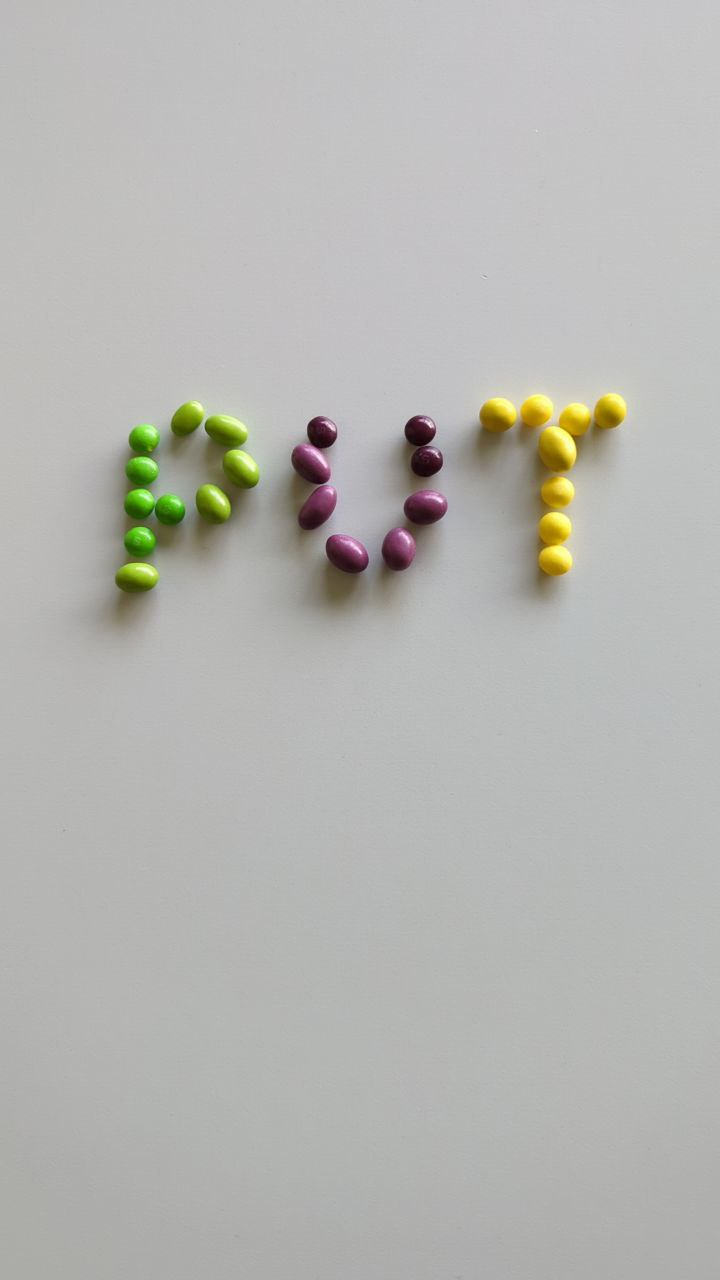
#> input picture data/00.jpg, 720 x 1280 px; its folder holds only this picture in this run
$ python inRangeSearching.py
#> lines starting #> are read from the running program, lines starting #| are printed output that depends on the picture; after the words box and inside, x2 and y2 are one past the last pixel; in counts of white or black regions, pixels touching at a corner belong together
import cv2
import numpy as np
from tqdm import tqdm
import json
from pathlib import Path

DATA_TO_READ = "data"

parameters = {
    "hLow": 0,
    "hHigh": 179,
    "sLow": 0,
    "sHigh": 255,
    "vLow": 0,
    "vHigh": 255,
    "scale": 0.00001
}

def hueMin(val):
    global parameters
    parameters["hLow"] = val

def hueMax(val):
    global parameters
    parameters["hHigh"] = val

def saturationMin(val):
    global parameters
    parameters["sLow"] = val

def saturationMax(val):
    global parameters
    parameters["sHigh"] = val

def valueMin(val):
    global parameters
    parameters["vLow"] = val

def valueMax(val):
    global parameters
    parameters["vHigh"] = val

def scale(val):
    global parameters
    parameters["scale"] = 1 / val


if __name__ == "__main__":
    directory = DATA_TO_READ
    img_list = Path(directory).glob('*.jpg')

    images = []
    print("Data reading")
    for img_path in tqdm(sorted(img_list)):
        images.append(cv2.imread(str(img_path)))

    cv2.namedWindow("Trackbars")
    cv2.createTrackbar("hLow", "Trackbars", 0, 179, hueMin)
    cv2.createTrackbar("hHigh", "Trackbars", 179, 179, hueMax)
    cv2.createTrackbar("sLow", "Trackbars", 0, 255, saturationMin)
    cv2.createTrackbar("sHigh", "Trackbars", 255, 255, saturationMax)
    cv2.createTrackbar("vLow", "Trackbars", 0, 255, valueMin)
    cv2.createTrackbar("vHigh", "Trackbars", 255, 255, valueMax)
    cv2.createTrackbar("scale", "Trackbars", 100000, 100000, scale)

    i = 0
    while True:
        img = images[i]
#> img is the input picture: shape (1280, 720, 3); mean B, G, R 178.2, 181.9, 181.8
        img = cv2.GaussianBlur(img, (5, 5), 0)
        size = img.shape
#> size = (1280, 720, 3)
        hsvImg = cv2.cvtColor(img, cv2.COLOR_BGR2HSV)
#> hsvImg: shape (1280, 720, 3); mean H, S, V 50.9, 9.4, 183.1
        thresh = cv2.inRange(hsvImg, (parameters["hLow"], parameters["sLow"], parameters["vLow"]), (parameters["hHigh"], parameters["sHigh"], parameters["vHigh"]))
#> thresh: shape (1280, 720); every value is 255
        cnts, _ = cv2.findContours(thresh, cv2.RETR_EXTERNAL, cv2.CHAIN_APPROX_NONE)
#> cnts = 1 contour; box (x1, y1, x2, y2) and area: (0, 0, 720, 1280) 919601
        hsvFont = np.uint8([[[(parameters["hLow"] + parameters["hHigh"]) / 2, (parameters["sLow"] + parameters["sHigh"]) / 2, (parameters["vLow"] + parameters["vHigh"]) / 2]]])
        color = cv2.cvtColor(hsvFont, cv2.COLOR_HSV2BGR)
        color = color.flatten()
        color = (float(color[0]), float(color[1]), float(color[2]))
        skittles = 0
        for cnt in cnts:
            area = cv2.contourArea(cnt)
            if area > size[0] * size[1] * parameters["scale"]:
                skittles += 1
#> this loop made 1 pass
#> (area, skittles) on pass 1: (919601, 1)
#> after the loop, skittles = 1
        resized = cv2.resize(thresh, (0, 0), fx=800/size[0], fy=800/size[0])
#> resized: shape (800, 450); every value is 255
        resizedColor = cv2.resize(img, (0, 0), fx=800/size[0], fy=800/size[0])
        size = resized.shape
#> size = (800, 450)
        colored = cv2.cvtColor(resized, cv2.COLOR_GRAY2BGRA)
#> colored: shape (800, 450, 4); every value is 255
        cv2.putText(colored, f"img: {i} : {skittles}", (10, size[0] - 50), cv2.FONT_HERSHEY_SIMPLEX, 1, color, 5)
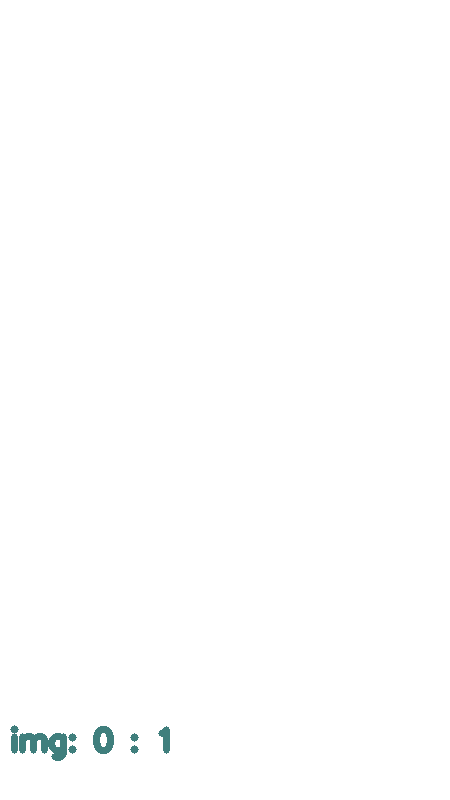
#> colored: shape (800, 450, 4); mean B, G, R, A 254.3, 254.4, 254, 253.7
        cv2.imshow("detection", colored)
        cv2.imshow("original", resizedColor)
        key = cv2.waitKey(10)
#> (key q is pressed here)

        if key == ord('a'):
            i -= 1
        if key == ord('d'):
            i += 1
        if i < 0:
            i = 39
        if i > 39:
            i = 0
        if key == ord('q'):
            with open("Result.json", 'w') as ofp:
                json.dump(parameters, ofp, indent=4)
            break

$ run again, on data/01.jpg
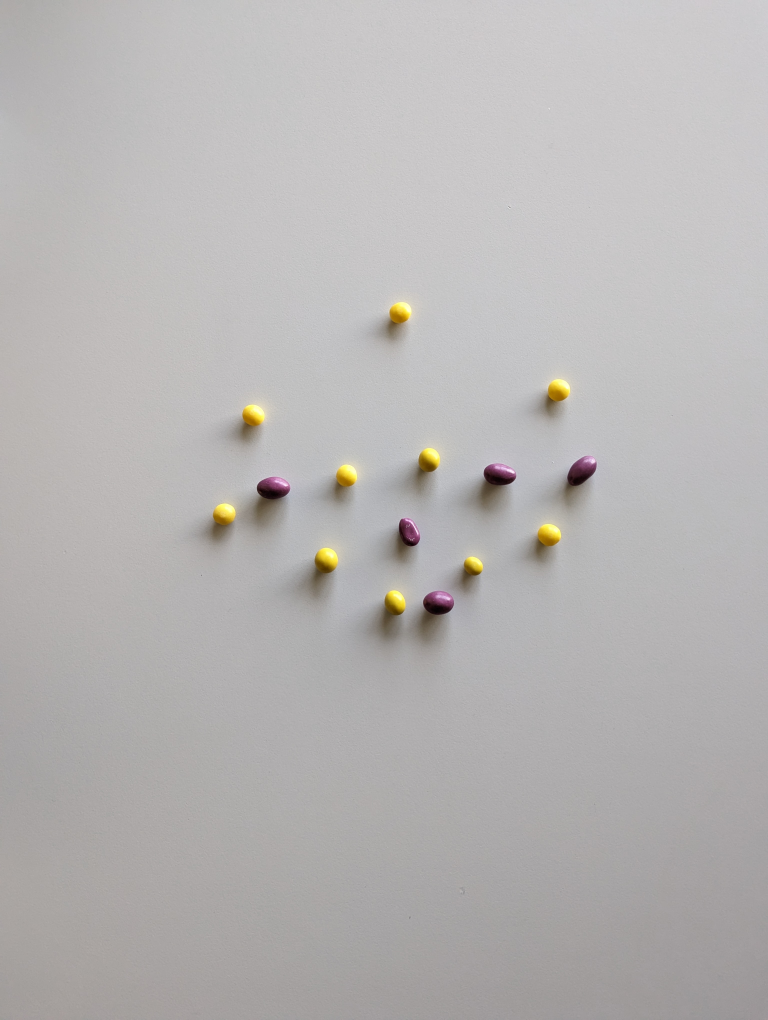
#> input picture data/01.jpg, 3072 x 4080 px (shown at 1/4 size)
#> img is the input picture: shape (4080, 3072, 3); mean B, G, R 179.9, 180.3, 182.6
#> hsvImg: shape (4080, 3072, 3); mean H, S, V 88.4, 6, 182.9
#> thresh: shape (4080, 3072); every value is 255
#> cnts = 1 contour; box (x1, y1, x2, y2) and area: (0, 0, 3072, 4080) 12526609
#> the loop `for cnt in cnts:` made 1 pass
#> (area, skittles) on pass 1: (12526609, 1)
#> after the loop `for cnt in cnts:`: skittles = 1
#> resized: shape (800, 602); every value is 255
#> `resizedColor = cv2.resize(img, (0, 0), fx=800/size[0], fy=800/size[0])`:
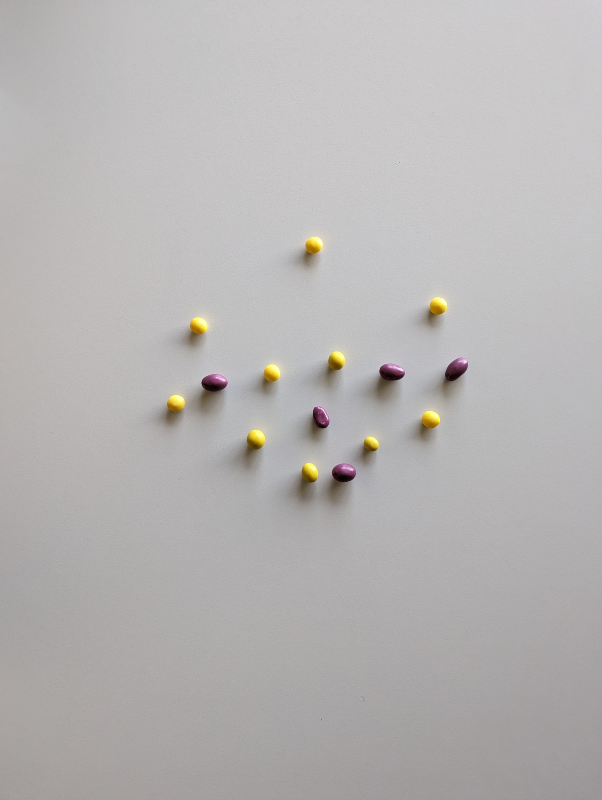
#> resizedColor: shape (800, 602, 3); mean B, G, R 179.8, 180.2, 182.5
#> `cv2.putText(colored, f"img: {i} : {skittles}", (10, size[0] - 50), cv2..`:
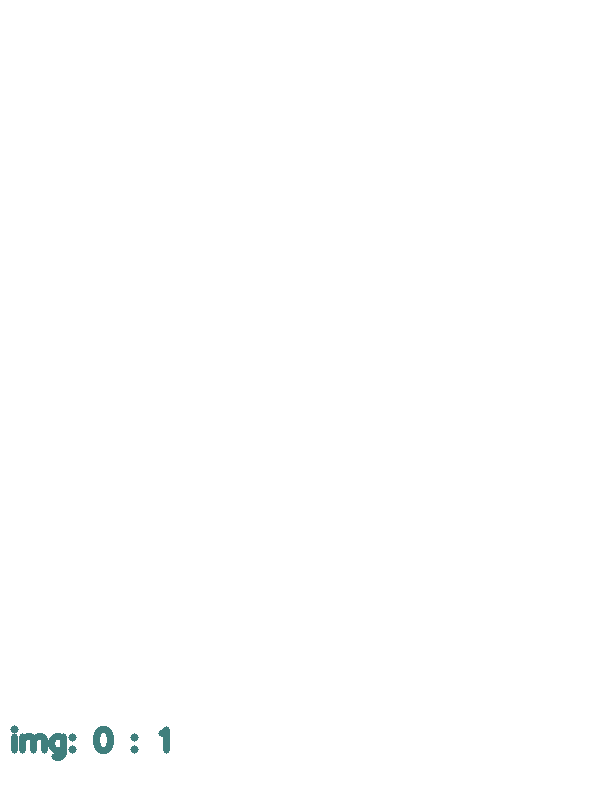
#> colored: shape (800, 602, 4); mean B, G, R, A 254.5, 254.5, 254.3, 254
